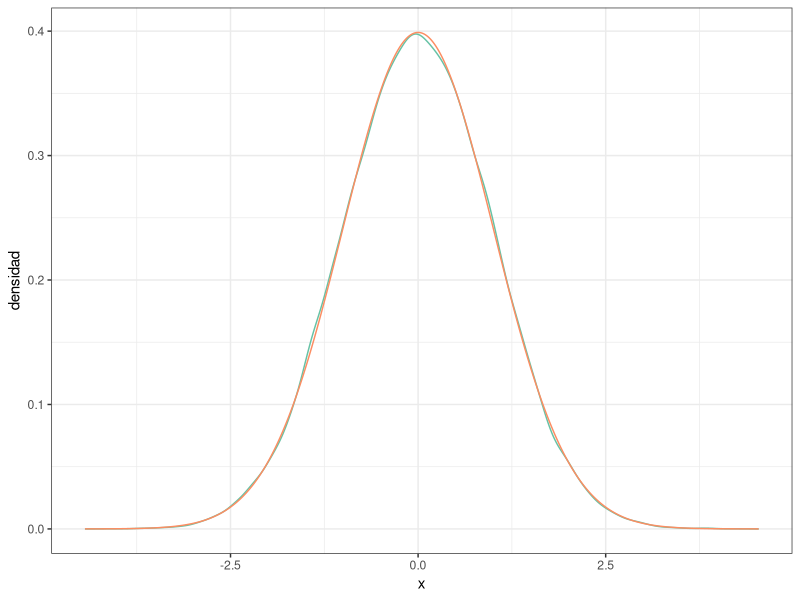

The R script that drew this image:
## ---- chunk 1
#| message: false

# Paquetes:
library(tidyverse)
library(RColorBrewer)


# Configuración de la salida gráfica:

PALETA <- brewer.pal(8, "Set2") # Colores por defecto
color_defecto  <- PALETA[1]
options(ggplot2.discrete.colour = PALETA)

theme_set(theme_bw()) # Tema "neutro" para la representación gráfica

# Redondea los números reales "inline":
options(digits = 3L)                
options(knitr.digits.signif = FALSE)
## ---- chunk 2
# Tiempo en s para leer un texto estándar en una prueba de lectura de las 2
#   clases de 1º de ESO en un colegio:
clase_1 <- tibble(
  id     = 1:27,
  tiempo = c(
    242, 249, 278, 273, 227, 257, 276, 236, 214, 141, 200, 201, 
    228, 271, 160, 275, 156, 246, 293, 306, 263, 247, 224, 160, 277, 
    168, 250
  )
)

clase_2 <- tibble(
  id     = 1:24,
  tiempo = c(
    195, 176, 237, 258, 226, 254, 292, 212, 215, 298, 235, 244, 
    144, 227, 166, 194, 261, 187, 224, 233, 180, 167, 193, 282
  )
)
## ---- chunk 3
MU_PREVIA     <- 247
SIGMA2_PREVIA <-  34^2
## ---- chunk 4
set.seed(20250318)
## ---- chunk 5
muestra_1 <- rnorm(500, mean = 234.81, sd = sqrt(71.98))
muestra_2 <- rnorm(500, mean = 222.5, sd = sqrt(66.56))
## ---- chunk 6
media_1 <- mean(muestra_1)
varianza_1 <- var(muestra_1)
media_2 <- mean(muestra_2)
varianza_2 <- var(muestra_2)
cat("Media 1:", sprintf("%.2f",media_1), "\n",
    "Varianza 1:", sprintf("%.2f",varianza_1), "\n",
    "Media 2:", sprintf("%.2f",media_2), "\n",
    "Varianza 2:", sprintf("%.2f",varianza_2), "\n")
## ---- chunk 7
S <- 500
se_1 <- sqrt(varianza_1 / S)
se_2 <- sqrt(varianza_2 / S)

ic_1 <- c(media_1 - 2 * se_1, media_1 + 2 * se_1)
ic_2 <- c(media_2 - 2 * se_2, media_2 + 2 * se_2)

cat("Clase 1:\n")
cat("  SE:", sprintf("%.4f", se_1), "\n")
cat("  IC 95% media:", sprintf("%.2f", ic_1[1]), "a", sprintf("%.2f", ic_1[2]), "\n")
cat("  Amplitud del intervalo:", sprintf("%.2f", ic_1[2]-ic_1[1]),"\n")

cat("Clase 2:\n")
cat("  SE:", sprintf("%.4f", se_2), "\n")
cat("  IC 95% media:", sprintf("%.2f", ic_2[1]), "a", sprintf("%.2f", ic_2[2]), "\n")
cat("  Amplitud del intervalo:", sprintf("%.2f", ic_2[2]-ic_2[1]))
## ---- chunk 8
set.seed(20250318)
S <- ceiling(max(varianza_1, varianza_2) / 0.000025)
muestra_final_1 <- rnorm(S, mean = 234.81, sd = sqrt(max(varianza_1, varianza_2)))
media_final_1 <- mean(muestra_final_1)
se_final_1 <- sqrt(var(muestra_final_1) / S)
ic_final_1 <- c(media_final_1 - 2 * se_final_1, media_final_1 + 2 * se_final_1)
amplitud_ic_final_1 <- ic_final_1[2] - ic_final_1[1]
cat("IC 95% (muestra 1):", sprintf("%.4f", ic_final_1[1]), "a", sprintf("%.4f", ic_final_1[2]), "\n")

muestra_final_2 <- rnorm(S, mean = 222.5, sd = sqrt(max(varianza_1, varianza_2)))
media_final_2 <- mean(muestra_final_2)
se_final_2 <- sqrt(var(muestra_final_2) / S)
ic_final_2 <- c(media_final_2 - 2 * se_final_2, media_final_2 + 2 * se_final_2)
amplitud_ic_final_2 <- ic_final_2[2] - ic_final_2[1]
cat("IC 95% (muestra 2):", sprintf("%.4f", ic_final_2[1]), "a", sprintf("%.4f", ic_final_2[2]), "\n")
## ---- chunk 9
#IC 99% de las muestras simuladas
ic_99_1_sim <- quantile(muestra_final_1, probs = c(0.005, 0.995))
ic_99_2_sim <- quantile(muestra_final_2, probs = c(0.005, 0.995))

#Medias y desviaciones estándar de las distribuciones posteriores
mu_1 <- 234.81
mu_2 <- 222.5
sigma_1 <- sqrt(varianza_1)
sigma_2 <- sqrt(varianza_2)

#IC  99% analítico
ic_99_1_an <- qnorm(c(0.005, 0.995), mean = mu_1, sd = sigma_1)
ic_99_2_an <- qnorm(c(0.005, 0.995), mean = mu_2, sd = sigma_2)

cat("Clase 1:\n")
cat("  IC 99% simulado: ", sprintf("%.4f",ic_99_1_sim), "\n")
cat("  IC 99% analítico:", sprintf("%.4f",ic_99_1_an), "\n\n")

cat("Clase 2:\n")
cat("  IC 99% simulado: ", sprintf("%.4f",ic_99_2_sim), "\n")
cat("  IC 99% analítico:", sprintf("%.4f",ic_99_2_an), "\n\n")
## ---- chunk 10
cuartiles_1_sim <- quantile(muestra_final_1, probs = c(0.25, 0.5, 0.75))
cuartiles_2_sim <- quantile(muestra_final_2, probs = c(0.25, 0.5, 0.75))

cuartiles_1_an <- qnorm(c(0.25, 0.5, 0.75), mean = mu_1, sd = sigma_1)
cuartiles_2_an <- qnorm(c(0.25, 0.5, 0.75), mean = mu_2, sd = sigma_2)

cat("Clase 1:\n")
cat("  Cuartiles simulados : ", sprintf("%.4f", cuartiles_1_sim), "\n")
cat("  Cuartiles analíticos: ", sprintf("%.4f", cuartiles_1_an), "\n\n")

cat("Clase 2:\n")
cat("  Cuartiles simulados : ", sprintf("%.4f", cuartiles_2_sim), "\n")
cat("  Cuartiles analíticos: ", sprintf("%.4f", cuartiles_2_an), "\n")
## ---- chunk 11
mu_pop <- 247

prob_1_sim <- mean(muestra_final_1 < mu_pop)
prob_2_sim <- mean(muestra_final_2 < mu_pop)

prob_1_an <- pnorm(mu_pop, mean = mu_1, sd = sigma_1)
prob_2_an <- pnorm(mu_pop, mean = mu_2, sd = sigma_2)

cat("Clase 1:\n")
cat("  Probabilidad simulada : ", sprintf("%.5f", prob_1_sim), "\n")
cat("  Probabilidad analítica: ", sprintf("%.5f", prob_1_an), "\n\n")

cat("Clase 2:\n")
cat("  Probabilidad simulada : ", sprintf("%.5f", prob_2_sim), "\n")
cat("  Probabilidad analítica: ", sprintf("%.5f", prob_2_an), "\n")

## ---- chunk 12
N_MC <- 50000L # Tamaño muestral para la simulación de la distribuión.

muestras_norm <- rnorm(N_MC) # Simulamos las muestras de la distribución

densidad_norm <- density(muestras_norm) # `density()` aplica el "suavizado"

# Convertimos la densidad en un "tibble" para manejarla más fácilmente 
densidad_normal <- tibble(
  x        = densidad_norm$x, # `x` == variable aleatoria
  densidad = densidad_norm$y
)

# Podemos representar la densidad gráficamente, junto con la curva normal:
densidad_normal |>
  mutate(dens_analitica = dnorm(x)) |>
  ggplot(aes(x, densidad)) +
  geom_line(color = color_defecto) +
  geom_line(aes(y = dens_analitica), color = PALETA[2])

# Obtenemos el valor de la moda:
estimador_map <- densidad_normal |> slice(which.max(densidad))
densidad_max  <- estimador_map |> pull(densidad)
moda          <- estimador_map |> pull(x)
